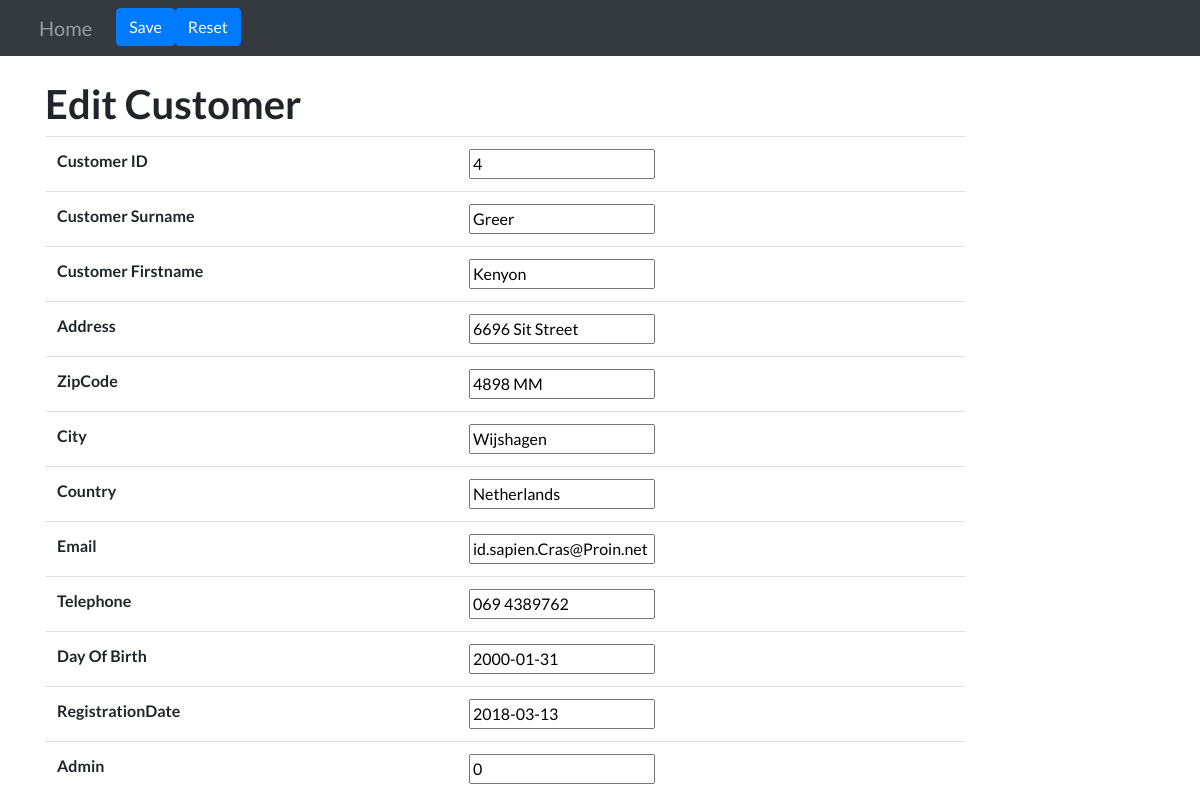
The page /customer-edit.php?Customer_ID=4 (signed in) on the database its author committed.
### tables this page shows
CREATE TABLE `CUSTOMER` (
	`Customer_ID` INT NOT NULL AUTO_INCREMENT PRIMARY KEY,
	`Customer_Surname` VARCHAR(40),
	`Customer_Firstname` VARCHAR(40),
	`Address` VARCHAR(40),
	`ZipCode` VARCHAR(40),
	`City` VARCHAR(40),
    `Country` VARCHAR(40),
    `Email` VARCHAR(40),
    `PasswordHash` VARCHAR(255),
    `Telephone` VARCHAR(40),
    `Day_Of_Birth` DATE,
    `RegistrationDate` DATE,
    `AdminLevel` BIT NOT NULL DEFAULT 0
);

### userController.php (called while the page is built, shortened)
<?php
class userController
{
    protected $pdo;
    public function __construct($db)
    {
        $this->pdo = $db;
    }
    public function get($id)
    {
        $sql = "SELECT * FROM `CUSTOMER` WHERE `Customer_ID` = ?";
        $stmt = $this->pdo->prepare($sql);
        $stmt->execute([$id]);
        return $stmt->fetch(PDO::FETCH_OBJ);
    }
}

### db.php (called while the page is built, shortened)
<?php
function checkSQL($stmt)
{
    $info = $stmt->errorInfo();
}

### customer-edit.php (the view, shortened to what this page needs)
<?php
require 'db.php';
require 'userController.php';
$user = new userController($pdo);
$row = $user->get($_GET['Customer_ID']);
?>
<!DOCTYPE html>
<html lang="nl">
<head>
    <?php require 'head.php'; ?>
</head>
<body>
<form method="post" action="userManager.php?action=save">
    <nav class="navbar navbar-expand-lg navbar-dark bg-dark fixed-top">
        <div class="container col-xl-12">
            <ul class="navbar-nav">
                <li class="nav-item">
                    <a href="index.php" class="nav-link navbar-brand">Home</a>
                </li>
                <li class="nav-item">
                    <button title="save" type="submit" class="btn btn-primary navbar-btn">Save</button>
                </li>
                <li class="nav-item">
                    <button title="reset" type="reset" class="btn btn-primary navbar-btn">Reset</button>
                </li>
            </ul>
        </div>
    </nav>
    <div class="container" style="margin-top:80px">
        <div class="row">
            <div class="col-xl-10">
                <h1>Edit Customer</h1>
                <table class="table">
                    <tr>
                        <th>Customer ID</th>
                        <th><input type="text" readonly name="Customer ID" value="<?= $row->Customer_ID ?>"></th>
                    </tr>
                    <tr>
                        <th>Customer Surname</th>
                        <th><input type="text" name="Customer Surname" value="<?= $row->Customer_Surname ?>"></th>
                    </tr>
                    <tr>
                        <th>Customer Firstname</th>
                        <th><input type="text" name="Customer Firstname" value="<?= $row->Customer_Firstname ?>"></th>
                    </tr>
                    <tr>
                        <th>Address</th>
                        <th><input type="text" name="Address" value="<?= $row->Address ?>"></th>
                    </tr>
                    <tr>
                        <th>ZipCode</th>
                        <th><input type="text" name="ZipCode" value="<?= $row->ZipCode ?>"></th>
                    </tr>
                    <tr>
                        <th>City</th>
                        <th><input type="text" name="City" value="<?= $row->City ?>"></th>
                    </tr>
                    <tr>
                        <th>Country</th>
                        <th><input type="text" name="Country" value="<?= $row->Country ?>"></th>
                    </tr>
                    <tr>
                        <th>Email</th>
                        <th><input type="text" readonly name="Email" value="<?= $row->Email ?>"></th>
                    </tr>
                    <tr>
                        <th>Telephone</th>
                        <th><input type="text" name="Telephone" value="<?= $row->Telephone ?>"></th>
                    </tr>
                    <tr>
                        <th>Day Of Birth</th>
                        <th><input type="text" name="Day Of Birth" value="<?= $row->Day_Of_Birth ?>"></th>
                    </tr>
                    <tr>
                        <th>RegistrationDate</th>
                        <th><input type="text" name="RegistrationDate" value="<?= $row->RegistrationDate ?>"></th>
                    </tr>
                    <tr>
                        <th>Admin</th>
                        <th><input type="text" name="Admin" value="<?= $row->AdminLevel ?>"></th>
                    </tr>
                </table>
            </div>
        </div>
    </div>
</form>
</body>
</html>

### css/main-page.css (style rules this page uses)
body { font-family: 'Lato', 'Helvetica Neue', Helvetica, Arial, sans-serif; margin-top:55px; }
h1, h2, h3, h4, h5, h6 { font-family: 'Lato', 'Helvetica Neue', Helvetica, Arial, sans-serif; font-weight: 700; }
a:link { text-decoration: none; }

### rows shown on the page
customer: Customer_ID "4", Customer_Surname "Greer", Customer_Firstname "Kenyon", Address "6696 Sit Street", ZipCode "4898 MM", City "Wijshagen", Country "Netherlands", Email "id.sapien.Cras@Proin.net", Telephone "069 4389762", Day_Of_Birth "2000-01-31", RegistrationDate "2018-03-13", Admin "0"
